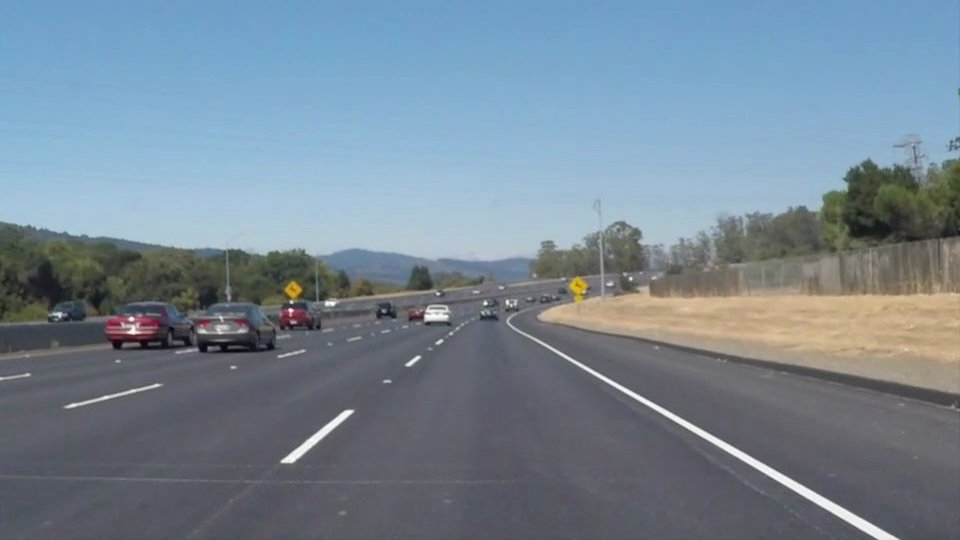
#> input picture data/straight-lane.jpg, 960 x 540 px, found by its file name
$ jupyter execute --allow-errors lane-smoothing.ipynb   (shell and % lines are left out)
#> lines starting #> are read from the running program, lines starting #| are printed output that depends on the picture; after the words box and inside, x2 and y2 are one past the last pixel; in counts of white or black regions, pixels touching at a corner belong together
[cell 1]
import numpy as np
import cv2
import matplotlib.pyplot as plt
import PIL.Image as Image
# i prefer PIL to draw the text, more beautiful
import PIL.ImageDraw as ImageDraw
import PIL.ImageFont as ImageFont
import numpy.polynomial.polynomial as poly
from scipy import signal

[cell 2]
image = cv2.imread('straight-lane.jpg')
#> image is the input picture: shape (540, 960, 3); mean B, G, R 148.1, 134.5, 118.5
plt.figure(figsize = (10, 10))
plt.subplot(1, 2, 1)
plt.imshow(cv2.cvtColor(image, cv2.COLOR_BGR2RGB))
plt.subplot(1, 2, 2)
plt.imshow(cv2.cvtColor(image, cv2.COLOR_BGR2GRAY),cmap='gray')
plt.show()

[cell 3]
import math

def grayscale(img):
    return cv2.cvtColor(img, cv2.COLOR_BGR2GRAY)

def canny(img, low_threshold, high_threshold):
    return cv2.Canny(img, low_threshold, high_threshold)

def gaussian_blur(img, kernel_size):
    return cv2.GaussianBlur(img, (kernel_size, kernel_size), 0)

def region_of_interest(img, vertices):
    mask = np.zeros_like(img)
    if len(img.shape) > 2:
        channel_count = img.shape[2]
        ignore_mask_color = (255,) * channel_count
    else:
        ignore_mask_color = 255
    cv2.fillPoly(mask, vertices, ignore_mask_color)
    masked_image = cv2.bitwise_and(img, mask)
    return masked_image

# [13 lines left out: function select_rgb_white_yellow, not called in this run]

[cell 4]
rows, cols   = image.shape[:2]
#> rows = 540; cols = 960
bottom_left  = [int(cols*0.02), int(rows*1)]
#> bottom_left = [19, 540]
top_left     = [int(cols*0.35), int(rows*0.65)]
#> top_left = [336, 351]
bottom_right = [int(cols*0.98), int(rows*1)]
#> bottom_right = [940, 540]
top_right    = [int(cols*0.65), int(rows*0.65)]
#> top_right = [624, 351]

[cell 5]
gaussian_7 = gaussian_blur(canny(image, 50, 150),7)
#> in canny, `return cv2.Canny(img, low_threshold, high_threshold)`:
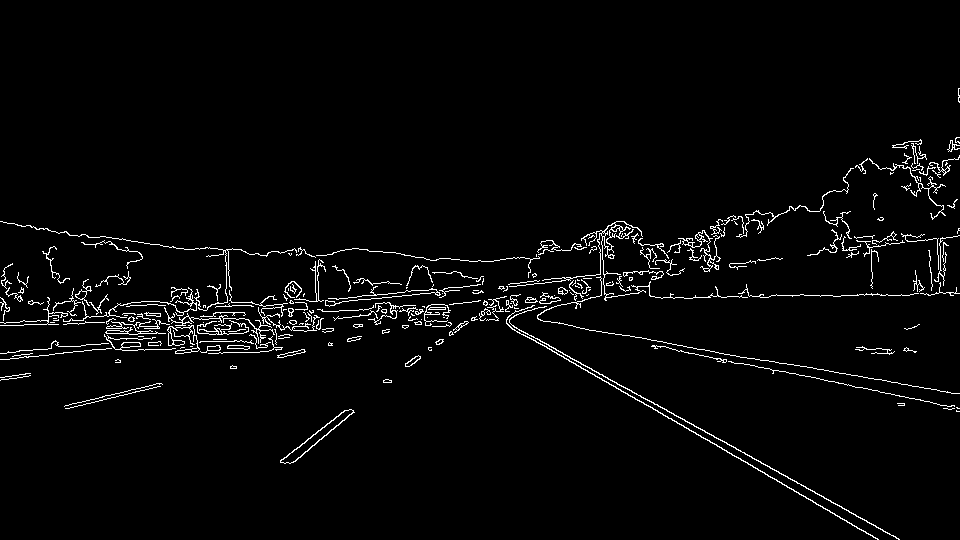
#> returned value: shape (540, 960); 2.8% white in thin lines or dots, all inside (x1, y1, x2, y2) = (0, 88, 960, 540)
#> in gaussian_blur, `return cv2.GaussianBlur(img, (kernel_size, kernel_size), 0)`:
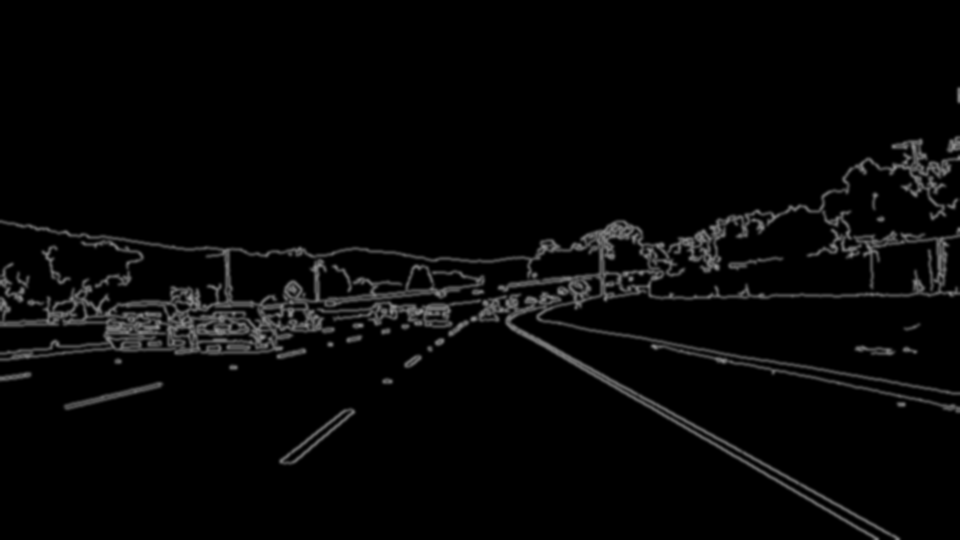
#> returned value: shape (540, 960); min 0, max 153, mean 7.1
copied = np.copy(gaussian_7)
cv2.line(copied, tuple(bottom_left), tuple(bottom_right), (255,0,0), 5)
cv2.line(copied, tuple(bottom_left), tuple(top_left), (255,0,0), 5)
cv2.line(copied, tuple(top_left), tuple(top_right), (255,0,0), 5)
cv2.line(copied, tuple(top_right), tuple(bottom_right), (255,0,0), 5)
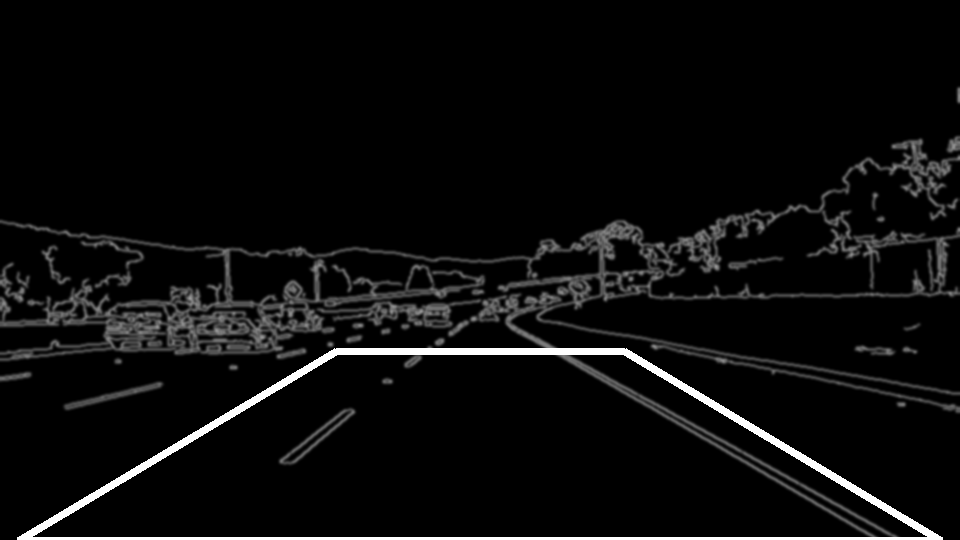
#> copied: shape (540, 960); min 0, max 255, mean 12
plt.imshow(copied)
plt.show()

[cell 6]
copied = np.copy(gaussian_7)
vertices = np.array([[bottom_left, top_left, top_right, bottom_right]], dtype=np.int32)
#> vertices = [[19, 540], [336, 351], [624, 351], [940, 540]]
interested = region_of_interest(copied, vertices)
#> in region_of_interest, `cv2.fillPoly(mask, vertices, ignore_mask_color)`:
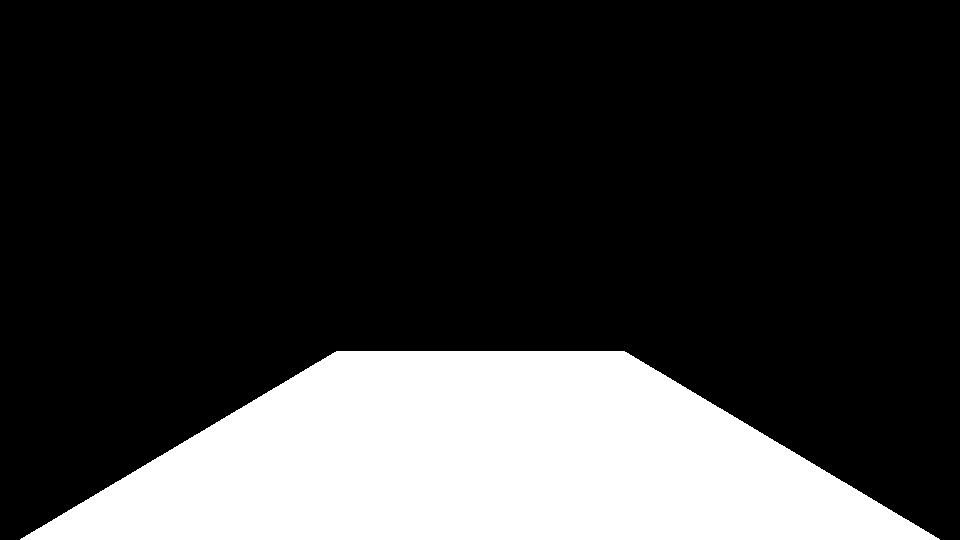
#> mask: shape (540, 960); 22.1% white; 1 white region, box (x1, y1, x2, y2) and area: (20, 351, 940, 540) 114378
#> in region_of_interest, `masked_image = cv2.bitwise_and(img, mask)`:
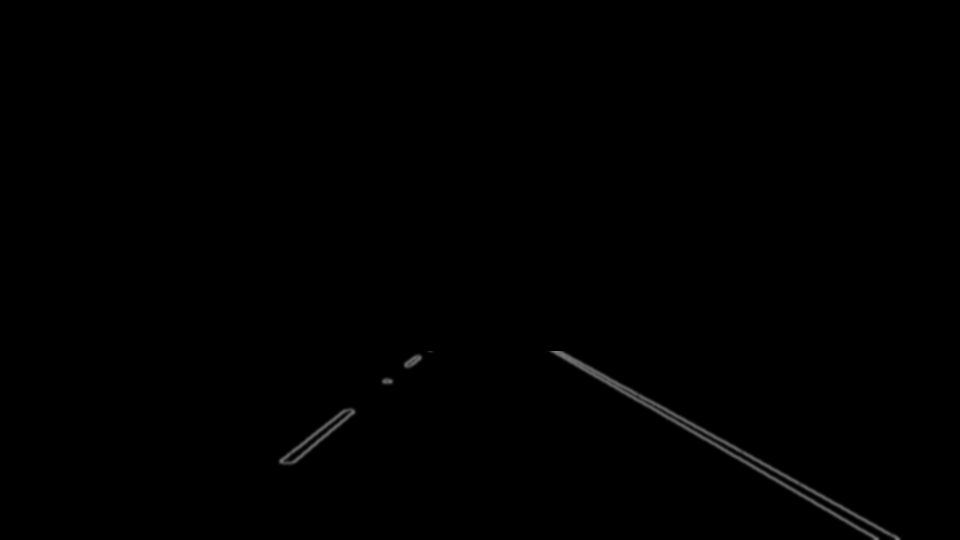
#> masked_image: shape (540, 960); min 0, max 124, mean 0.7
plt.imshow(interested)
plt.show()

[cell 7]
wheres_left = np.where(interested[:,:image.shape[1]//2] > 80)
#> wheres_left = 381 positions, rows 356 to 462, columns 280 to 420
wheres_right = np.where(interested[:,image.shape[1]//2:] > 80)
#> wheres_right = 1359 positions, rows 351 to 539, columns 72 to 418
plt.imshow(interested)
plt.scatter(wheres_left[1],wheres_left[0],color='g')
plt.scatter(image.shape[1]//2+wheres_right[1],wheres_right[0],color='r')
plt.show()
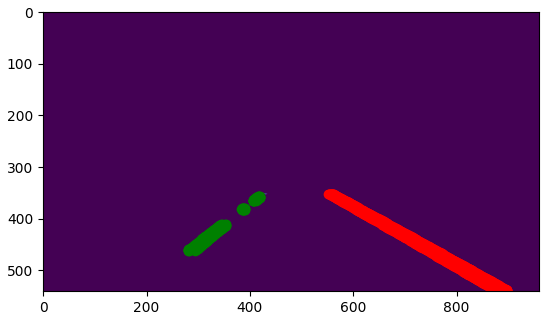
#> figure drawn by matplotlib, 1 panel

[cell 8]
plt.plot(wheres_left[1],label='left lane')
savgol = signal.savgol_filter(wheres_left[1], wheres_left[1].shape[0]-1, 1)
#> savgol = 381 values, max 410.1 at index 0, min 270.8 at index 380, mean 340.4
plt.plot(savgol.astype('int'),label='savgol filter')
plt.legend()
plt.show()
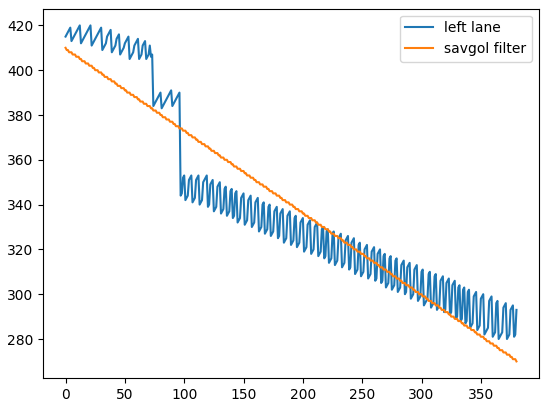
#> figure drawn by matplotlib, 1 panel; curve peaks at x = 12, y = 420; curve peaks at x = 0, y = 410

[cell 9]
coefs_left = poly.polyfit(wheres_left[0], wheres_left[1], 1)
#> coefs_left = [865.6, -1.26]
ffit_left = poly.polyval(wheres_left[0], coefs_left)
#> ffit_left = 381 values, max 418.1 at index 0, min 284.9 at index 378, mean 340.4
plt.plot(wheres_left[0], wheres_left[1],label='left lane')
plt.plot(wheres_left[0], ffit_left.astype('int'),label='polynomial filter')
plt.legend()
plt.show()
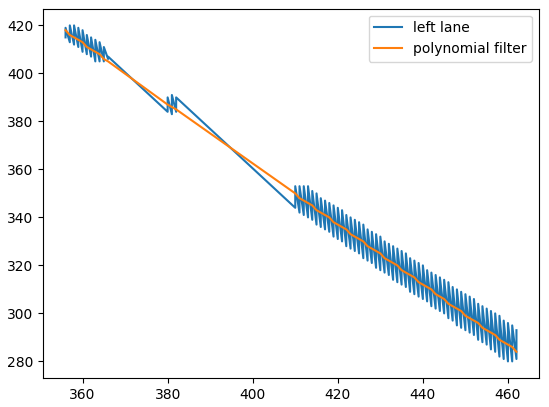
#> figure drawn by matplotlib, 1 panel

[cell 10]
coefs_right = poly.polyfit(wheres_right[0], wheres_right[1], 1)
#> coefs_right = [-543.7, 1.77]
ffit_right = poly.polyval(wheres_right[0], coefs_right)
#> ffit_right = 1359 values from 76.28 to 408.4
plt.plot(wheres_right[0], wheres_right[1],label='right lane')
plt.plot(wheres_right[0], ffit_right,label='polynomial filter')
plt.legend()
plt.show()
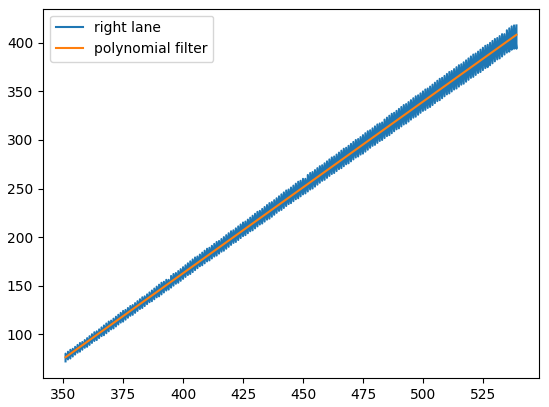
#> figure drawn by matplotlib, 1 panel

[cell 11]
top_left = [np.max(ffit_left),np.min(wheres_left[0])]
#> top_left = [418.1, 356]
bottom_left = [np.min(ffit_left),np.max(wheres_left[0])]
#> bottom_left = [284.9, 462]
m_left, c_left = np.polyfit([bottom_left[1],top_left[1]],
                           [bottom_left[0],top_left[0]],1)
#> m_left = -1.26; c_left = 865.6
bottom_left = [int(image.shape[0]*m_left+c_left),image.shape[0]]
#> bottom_left = [186, 540]
plt.imshow(interested)
plt.scatter(np.max(ffit_left),np.min(wheres_left[0]),color='r')
plt.scatter(int(image.shape[0]*m_left+c_left),image.shape[0],color='r')
plt.show()
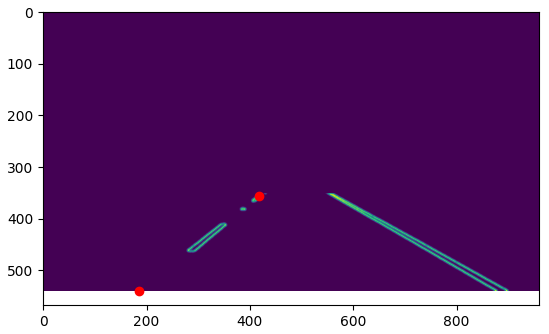
#> figure drawn by matplotlib, 1 panel

[cell 12]
top_right = [image.shape[1]//2+np.min(ffit_right),np.min(wheres_right[0])]
#> top_right = [556.3, 351]
bottom_right = [image.shape[1]//2+np.max(ffit_right),np.max(wheres_right[0])]
#> bottom_right = [888.4, 539]
m_right, c_right = np.polyfit([bottom_right[1],top_right[1]],
                           [bottom_right[0],top_right[0]],1)
#> m_right = 1.77; c_right = -63.72
bottom_right = [int(image.shape[0]*m_right+c_right),image.shape[0]]
#> bottom_right = [890, 540]
plt.imshow(interested)
plt.scatter(image.shape[1]//2+np.min(ffit_right),np.min(wheres_right[0]),color='r')
plt.scatter(int(image.shape[0]*m_right+c_right),image.shape[0],color='r')
plt.show()

$ run again, with data/curve-lane.jpg copied over data/straight-lane.jpg
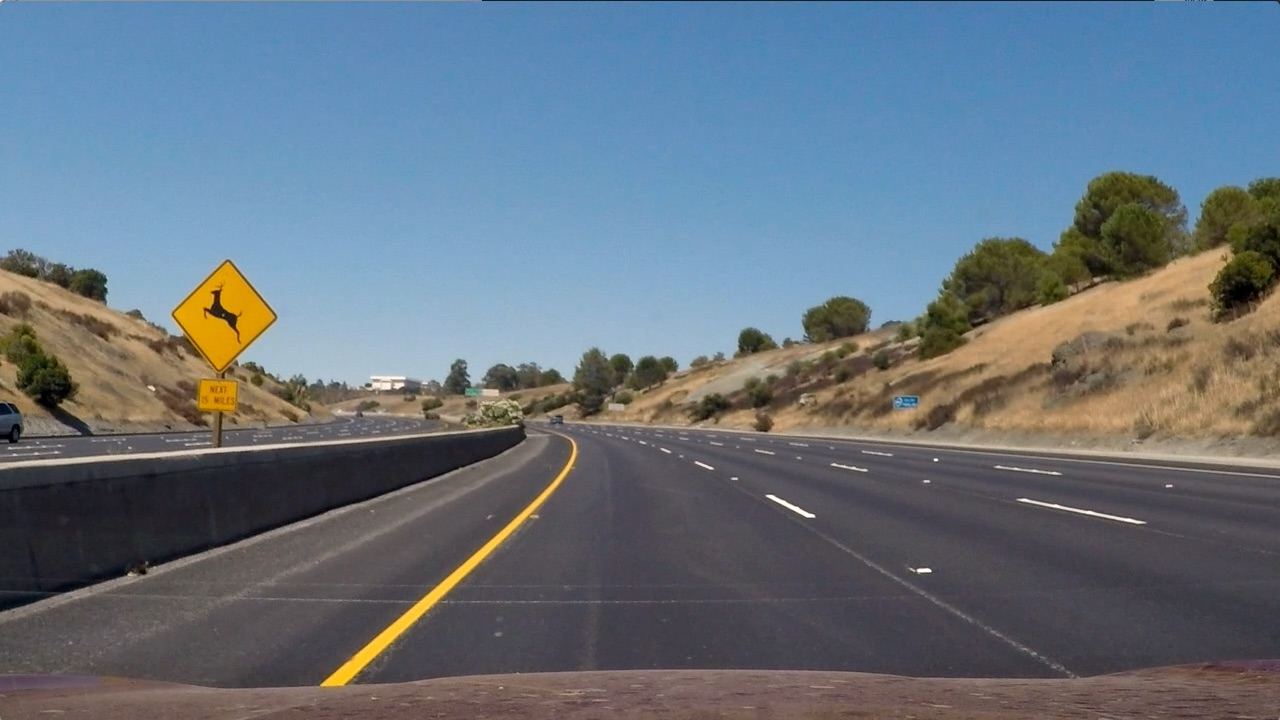
#> input picture data/curve-lane.jpg, 1280 x 720 px, found by its file name
#> image is the input picture: shape (720, 1280, 3); mean B, G, R 125.5, 114.6, 102.8
#> in canny, `return cv2.Canny(img, low_threshold, high_threshold)`:
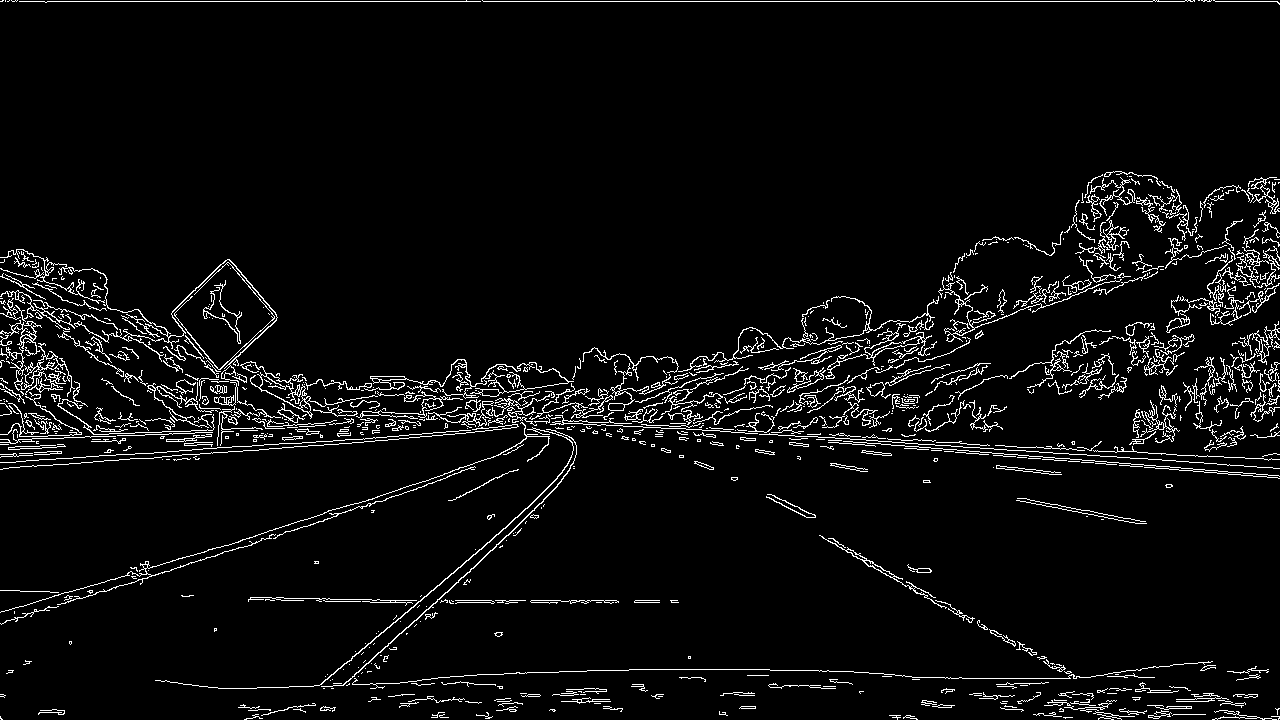
#> returned value: shape (720, 1280); 4.8% white in thin lines or dots
#> vertices = [[25, 720], [448, 468], [832, 468], [1254, 720]]
#> mask: shape (720, 1280); 22.1% white; 1 white region, box (x1, y1, x2, y2) and area: (26, 468, 1254, 720) 203408
#> wheres_left = 3565 positions, rows 468 to 719, columns 39 to 639
#> wheres_right = 3801 positions, rows 468 to 719, columns 0 to 613
#> savgol = 3565 values, max 483 at index 0, min 392.8 at index 3564, mean 437.9
#> coefs_left = [691.7, -0.408]
#> ffit_left = 3565 values, max 500.8 at index 0, min 398.4 at index 3548, mean 437.9
#> coefs_right = [-574, 1.41]
#> ffit_right = 3801 values from 83.94 to 436.8
#> `top_left = [np.max(ffit_left),np.min(wheres_left[0])]`: top_left = [500.8, 468]
#> `bottom_left = [np.min(ffit_left),np.max(wheres_left[0])]`: bottom_left = [398.4, 719]
#> m_left = -0.408; c_left = 691.7
#> `bottom_left = [int(image.shape[0]*m_left+c_left),image.shape[0]]`: bottom_left = [397, 720]
#> `plt.show()`:
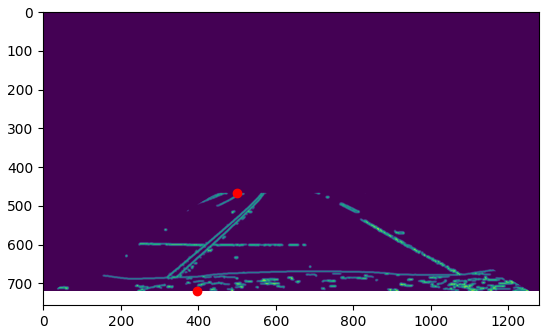
#> figure drawn by matplotlib, 1 panel
#> `top_right = [image.shape[1]//2+np.min(ffit_right),np.min(wheres_right[..`: top_right = [723.9, 468]
#> `bottom_right = [image.shape[1]//2+np.max(ffit_right),np.max(wheres_rig..`: bottom_right = [1076.8, 719]
#> m_right = 1.41; c_right = 65.96
#> `bottom_right = [int(image.shape[0]*m_right+c_right),image.shape[0]]`: bottom_right = [1078, 720]

$ run again, with data/green-traffic-light-2.jpg copied over data/straight-lane.jpg
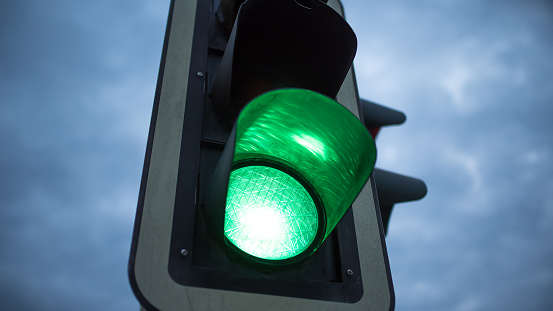
#> input picture data/green-traffic-light-2.jpg, 553 x 311 px, found by its file name
#> image is the input picture: shape (311, 553, 3); mean B, G, R 134.5, 118.2, 82.6
#> vertices = [[11, 311], [193, 202], [359, 202], [541, 311]]
#> mask: shape (311, 553); 22.1% white; 1 white region, box (x1, y1, x2, y2) and area: (12, 202, 541, 311) 38005
#> wheres_left = 1281 positions, rows 202 to 310, columns 132 to 275
#> wheres_right = 1847 positions, rows 202 to 302, columns 0 to 110
#> savgol = 1281 values, max 256.8 at index 0, min 211.1 at index 1280, mean 234
#> coefs_left = [417.6, -0.781]
#> ffit_left = 1281 values, max 259.8 at index 0, min 175.5 at index 1272, mean 234
#> coefs_right = [8.13, 0.0808]
#> ffit_right = 1847 values from 24.45 to 32.53
#> `top_left = [np.max(ffit_left),np.min(wheres_left[0])]`: top_left = [259.8, 202]
#> `bottom_left = [np.min(ffit_left),np.max(wheres_left[0])]`: bottom_left = [175.5, 310]
#> m_left = -0.781; c_left = 417.6
#> `bottom_left = [int(image.shape[0]*m_left+c_left),image.shape[0]]`: bottom_left = [174, 311]
#> `plt.show()`:
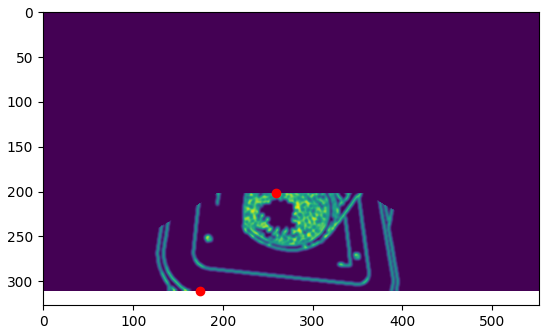
#> figure drawn by matplotlib, 1 panel
#> `top_right = [image.shape[1]//2+np.min(ffit_right),np.min(wheres_right[..`: top_right = [300.5, 202]
#> `bottom_right = [image.shape[1]//2+np.max(ffit_right),np.max(wheres_rig..`: bottom_right = [308.5, 302]
#> m_right = 0.0808; c_right = 284.1
#> `bottom_right = [int(image.shape[0]*m_right+c_right),image.shape[0]]`: bottom_right = [309, 311]
